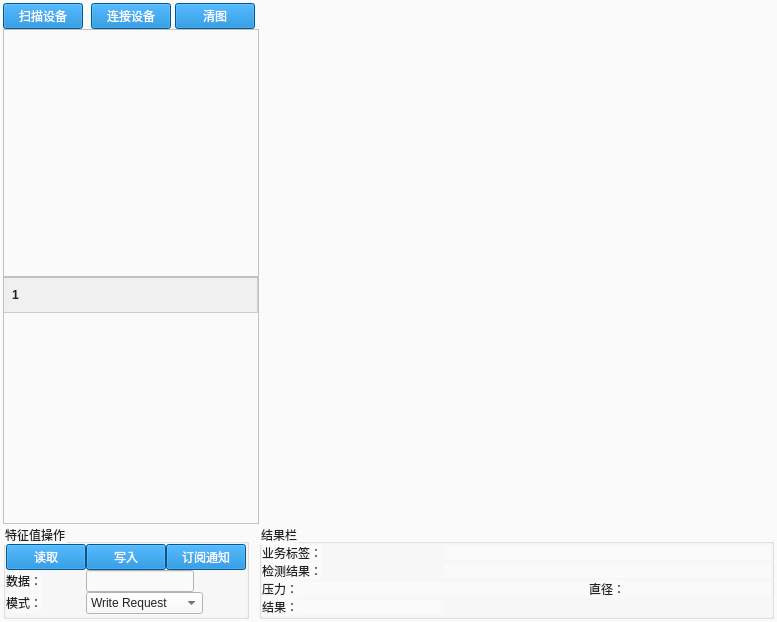
<?xml version="1.0" encoding="UTF-8"?>
<ui version="4.0">
 <class>MainWindow</class>
 <widget class="QMainWindow" name="MainWindow">
  <property name="geometry">
   <rect>
    <x>0</x>
    <y>0</y>
    <width>777</width>
    <height>622</height>
   </rect>
  </property>
  <property name="sizePolicy">
   <sizepolicy hsizetype="Preferred" vsizetype="Fixed">
    <horstretch>0</horstretch>
    <verstretch>0</verstretch>
   </sizepolicy>
  </property>
  <property name="windowTitle">
   <string>bubble_Tag</string>
  </property>
  <property name="styleSheet">
   <string notr="true">/* Material Design 浅色主题 */
QMainWindow {
    background-color: #fafafa;
}

QWidget {
    background-color: #fafafa;
    color: #212121;
    font-family: &quot;Roboto&quot;, &quot;Microsoft YaHei&quot;;
    /*font-size: 13px;*/
}

/* 基础按钮样式 */
QPushButton {
    font-family: &quot;Microsoft YaHei&quot;;
}

/* 使能状态 */
QPushButton:enabled {
    background-color: #007acc;
    color: white;
}

QPushButton:enabled:hover {
    background-color: #005a9e;
}

QPushButton:enabled:pressed {
    background-color: #004578;
}

/* 未使能状态 */
QPushButton:disabled {
    background-color: #cccccc;
    color: #666666;
}

QMenu {
    background-color: white;
    border: 1px solid #cccccc;
    padding: 4px;
}
        
QMenu::item {
    padding: 4px 20px 4px 20px;
    border: 1px solid transparent;
}
        
QMenu::item:enabled {
    color: #333333;
}
        
QMenu::item:disabled {
    color: #999999;
    background-color: transparent;
}
        
QMenu::item:enabled:selected {
    background-color: #0078d4;
    color: white;
}
        
QMenu::item:enabled:pressed {
    background-color: #005a9e;
    color: white;
}
        
QMenu::separator {
    height: 1px;
    background-color: #e0e0e0;
    margin: 4px 0px;
}

QTableView {
	border: 1px solid #cccccc;
	border-radius: 3px;
	background-color: white;
	alternate-background-color: #f6f6f6;
	selection-background-color: #0078d4;
}
        
QTableView::item {
	padding: 5px;
	border-bottom: 1px solid #eeeeee;
}
        
QTableView::item:selected {
	background-color: #0078d4;
	color: white;
}
        
QHeaderView::section {
	background-color: #f0f0f0;
	padding: 8px;
	border: none;
	border-right: 1px solid #cccccc;
	border-bottom: 1px solid #cccccc;
	font-weight: bold;
}</string>
  </property>
  <widget class="QWidget" name="centralWidget">
   <layout class="QGridLayout" name="gridLayout_4">
    <property name="leftMargin">
     <number>3</number>
    </property>
    <property name="topMargin">
     <number>3</number>
    </property>
    <property name="rightMargin">
     <number>3</number>
    </property>
    <property name="bottomMargin">
     <number>3</number>
    </property>
    <property name="spacing">
     <number>0</number>
    </property>
    <item row="0" column="0">
     <layout class="QGridLayout" name="gridLayout">
      <property name="spacing">
       <number>0</number>
      </property>
      <item row="0" column="0">
       <widget class="QPushButton" name="scanButton">
        <property name="sizePolicy">
         <sizepolicy hsizetype="Fixed" vsizetype="Fixed">
          <horstretch>0</horstretch>
          <verstretch>0</verstretch>
         </sizepolicy>
        </property>
        <property name="text">
         <string>扫描设备</string>
        </property>
       </widget>
      </item>
      <item row="0" column="1">
       <widget class="QPushButton" name="connectButton">
        <property name="sizePolicy">
         <sizepolicy hsizetype="Fixed" vsizetype="Fixed">
          <horstretch>0</horstretch>
          <verstretch>0</verstretch>
         </sizepolicy>
        </property>
        <property name="text">
         <string>连接设备</string>
        </property>
       </widget>
      </item>
      <item row="0" column="2">
       <widget class="QPushButton" name="clearButton">
        <property name="enabled">
         <bool>true</bool>
        </property>
        <property name="sizePolicy">
         <sizepolicy hsizetype="Fixed" vsizetype="Fixed">
          <horstretch>0</horstretch>
          <verstretch>0</verstretch>
         </sizepolicy>
        </property>
        <property name="text">
         <string>清图</string>
        </property>
       </widget>
      </item>
      <item row="1" column="0" colspan="3">
       <widget class="QListWidget" name="deviceList">
        <property name="sizePolicy">
         <sizepolicy hsizetype="Fixed" vsizetype="Expanding">
          <horstretch>0</horstretch>
          <verstretch>0</verstretch>
         </sizepolicy>
        </property>
       </widget>
      </item>
      <item row="2" column="0" colspan="3">
       <widget class="QTreeWidget" name="serviceTree">
        <property name="sizePolicy">
         <sizepolicy hsizetype="Fixed" vsizetype="Expanding">
          <horstretch>0</horstretch>
          <verstretch>0</verstretch>
         </sizepolicy>
        </property>
        <column>
         <property name="text">
          <string notr="true">1</string>
         </property>
        </column>
       </widget>
      </item>
     </layout>
    </item>
    <item row="0" column="1">
     <widget class="MyCustomPlot" name="plotWidget" native="true"/>
    </item>
    <item row="1" column="0">
     <widget class="QGroupBox" name="groupBox">
      <property name="sizePolicy">
       <sizepolicy hsizetype="Fixed" vsizetype="Preferred">
        <horstretch>0</horstretch>
        <verstretch>0</verstretch>
       </sizepolicy>
      </property>
      <property name="title">
       <string>特征值操作</string>
      </property>
      <layout class="QGridLayout" name="gridLayout_2">
       <property name="leftMargin">
        <number>0</number>
       </property>
       <property name="topMargin">
        <number>0</number>
       </property>
       <property name="rightMargin">
        <number>0</number>
       </property>
       <property name="bottomMargin">
        <number>0</number>
       </property>
       <property name="spacing">
        <number>0</number>
       </property>
       <item row="0" column="0">
        <widget class="QPushButton" name="readButton">
         <property name="enabled">
          <bool>true</bool>
         </property>
         <property name="sizePolicy">
          <sizepolicy hsizetype="Fixed" vsizetype="Fixed">
           <horstretch>0</horstretch>
           <verstretch>0</verstretch>
          </sizepolicy>
         </property>
         <property name="text">
          <string>读取</string>
         </property>
        </widget>
       </item>
       <item row="0" column="1">
        <widget class="QPushButton" name="writeButton">
         <property name="sizePolicy">
          <sizepolicy hsizetype="Fixed" vsizetype="Fixed">
           <horstretch>0</horstretch>
           <verstretch>0</verstretch>
          </sizepolicy>
         </property>
         <property name="text">
          <string>写入</string>
         </property>
        </widget>
       </item>
       <item row="0" column="2">
        <widget class="QPushButton" name="subscribeButton">
         <property name="sizePolicy">
          <sizepolicy hsizetype="Fixed" vsizetype="Fixed">
           <horstretch>0</horstretch>
           <verstretch>0</verstretch>
          </sizepolicy>
         </property>
         <property name="text">
          <string>订阅通知</string>
         </property>
        </widget>
       </item>
       <item row="1" column="0">
        <widget class="QLabel" name="label">
         <property name="sizePolicy">
          <sizepolicy hsizetype="Fixed" vsizetype="Fixed">
           <horstretch>0</horstretch>
           <verstretch>0</verstretch>
          </sizepolicy>
         </property>
         <property name="text">
          <string>数据：</string>
         </property>
        </widget>
       </item>
       <item row="1" column="1" colspan="2">
        <widget class="QLineEdit" name="writeHexEdit">
         <property name="sizePolicy">
          <sizepolicy hsizetype="Fixed" vsizetype="Fixed">
           <horstretch>0</horstretch>
           <verstretch>0</verstretch>
          </sizepolicy>
         </property>
        </widget>
       </item>
       <item row="2" column="0">
        <widget class="QLabel" name="label_2">
         <property name="sizePolicy">
          <sizepolicy hsizetype="Fixed" vsizetype="Fixed">
           <horstretch>0</horstretch>
           <verstretch>0</verstretch>
          </sizepolicy>
         </property>
         <property name="text">
          <string>模式：</string>
         </property>
        </widget>
       </item>
       <item row="2" column="1" colspan="2">
        <widget class="QComboBox" name="writeModeCombo">
         <property name="sizePolicy">
          <sizepolicy hsizetype="Fixed" vsizetype="Fixed">
           <horstretch>0</horstretch>
           <verstretch>0</verstretch>
          </sizepolicy>
         </property>
         <item>
          <property name="text">
           <string>Write Request</string>
          </property>
         </item>
         <item>
          <property name="text">
           <string>Write Command</string>
          </property>
         </item>
        </widget>
       </item>
      </layout>
     </widget>
    </item>
    <item row="1" column="1">
     <widget class="QGroupBox" name="groupBox_2">
      <property name="sizePolicy">
       <sizepolicy hsizetype="Preferred" vsizetype="Fixed">
        <horstretch>0</horstretch>
        <verstretch>0</verstretch>
       </sizepolicy>
      </property>
      <property name="title">
       <string>结果栏</string>
      </property>
      <layout class="QGridLayout" name="gridLayout_3">
       <property name="leftMargin">
        <number>0</number>
       </property>
       <property name="topMargin">
        <number>0</number>
       </property>
       <property name="rightMargin">
        <number>0</number>
       </property>
       <property name="bottomMargin">
        <number>0</number>
       </property>
       <property name="spacing">
        <number>0</number>
       </property>
       <item row="0" column="0" colspan="2">
        <widget class="QLabel" name="label_3">
         <property name="sizePolicy">
          <sizepolicy hsizetype="Fixed" vsizetype="Fixed">
           <horstretch>0</horstretch>
           <verstretch>0</verstretch>
          </sizepolicy>
         </property>
         <property name="text">
          <string>业务标签：</string>
         </property>
        </widget>
       </item>
       <item row="0" column="2" colspan="3">
        <widget class="QLabel" name="missionIDLabel">
         <property name="sizePolicy">
          <sizepolicy hsizetype="Preferred" vsizetype="Fixed">
           <horstretch>0</horstretch>
           <verstretch>0</verstretch>
          </sizepolicy>
         </property>
         <property name="text">
          <string/>
         </property>
        </widget>
       </item>
       <item row="1" column="0" colspan="2">
        <widget class="QLabel" name="label_4">
         <property name="sizePolicy">
          <sizepolicy hsizetype="Fixed" vsizetype="Fixed">
           <horstretch>0</horstretch>
           <verstretch>0</verstretch>
          </sizepolicy>
         </property>
         <property name="text">
          <string>检测结果：</string>
         </property>
        </widget>
       </item>
       <item row="1" column="2" colspan="3">
        <widget class="QLabel" name="detectResultLabel">
         <property name="sizePolicy">
          <sizepolicy hsizetype="Preferred" vsizetype="Fixed">
           <horstretch>0</horstretch>
           <verstretch>0</verstretch>
          </sizepolicy>
         </property>
         <property name="text">
          <string/>
         </property>
        </widget>
       </item>
       <item row="2" column="0">
        <widget class="QLabel" name="label_5">
         <property name="sizePolicy">
          <sizepolicy hsizetype="Fixed" vsizetype="Fixed">
           <horstretch>0</horstretch>
           <verstretch>0</verstretch>
          </sizepolicy>
         </property>
         <property name="text">
          <string>压力：</string>
         </property>
        </widget>
       </item>
       <item row="2" column="1" colspan="2">
        <widget class="QLabel" name="pressureLabel">
         <property name="sizePolicy">
          <sizepolicy hsizetype="Preferred" vsizetype="Fixed">
           <horstretch>0</horstretch>
           <verstretch>0</verstretch>
          </sizepolicy>
         </property>
         <property name="text">
          <string/>
         </property>
        </widget>
       </item>
       <item row="2" column="3">
        <widget class="QLabel" name="label_8">
         <property name="sizePolicy">
          <sizepolicy hsizetype="Fixed" vsizetype="Fixed">
           <horstretch>0</horstretch>
           <verstretch>0</verstretch>
          </sizepolicy>
         </property>
         <property name="text">
          <string>直径：</string>
         </property>
        </widget>
       </item>
       <item row="2" column="4">
        <widget class="QLabel" name="diameterLabel">
         <property name="sizePolicy">
          <sizepolicy hsizetype="Preferred" vsizetype="Fixed">
           <horstretch>0</horstretch>
           <verstretch>0</verstretch>
          </sizepolicy>
         </property>
         <property name="text">
          <string/>
         </property>
        </widget>
       </item>
       <item row="3" column="0">
        <widget class="QLabel" name="label_12">
         <property name="sizePolicy">
          <sizepolicy hsizetype="Fixed" vsizetype="Fixed">
           <horstretch>0</horstretch>
           <verstretch>0</verstretch>
          </sizepolicy>
         </property>
         <property name="text">
          <string>结果：</string>
         </property>
        </widget>
       </item>
       <item row="3" column="1">
        <widget class="QLabel" name="resultLabel">
         <property name="sizePolicy">
          <sizepolicy hsizetype="Preferred" vsizetype="Fixed">
           <horstretch>0</horstretch>
           <verstretch>0</verstretch>
          </sizepolicy>
         </property>
         <property name="text">
          <string/>
         </property>
        </widget>
       </item>
      </layout>
     </widget>
    </item>
   </layout>
  </widget>
  <widget class="QMenuBar" name="menuBar">
   <property name="geometry">
    <rect>
     <x>0</x>
     <y>0</y>
     <width>777</width>
     <height>22</height>
    </rect>
   </property>
  </widget>
 </widget>
 <layoutdefault spacing="6" margin="11"/>
 <customwidgets>
  <customwidget>
   <class>MyCustomPlot</class>
   <extends>QWidget</extends>
   <header>mycustomplot.h</header>
   <container>1</container>
  </customwidget>
 </customwidgets>
 <resources/>
 <connections/>
</ui>
